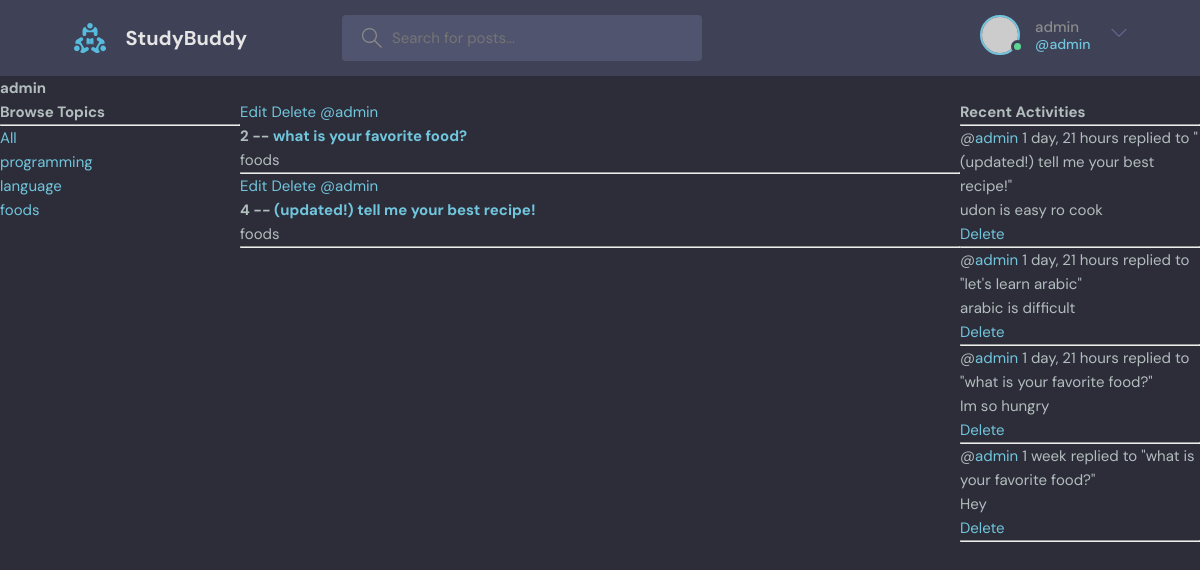
Screenshot of /profile/1 (signed in) with the database file from the repository.
### base/models.py (models this page shows, shortened)
class Topic(models.Model):
    name = models.CharField(max_length=100)

class Room(models.Model):
    host = models.ForeignKey(User, on_delete=models.SET_NULL, null=True)
    topic = models.ForeignKey(Topic, on_delete=models.SET_NULL, null=True)
    name = models.CharField(max_length=100)
    description = models.TextField(null=True, blank=True)
    participants = models.ManyToManyField(User, related_name='participants', blank=True)
    updated = models.DateTimeField(auto_now=True)
    created = models.DateTimeField(auto_now_add=True)
    class Meta:
        ordering = ['-updated', '-created'] # descending order
    def __str__(self):
        return self.name

class Message(models.Model):
    user = models.ForeignKey(User, on_delete=models.CASCADE)  # one-to-many relationship
    room = models.ForeignKey(Room, on_delete=models.CASCADE)  # one-to-many relationship
    body = models.TextField()
    updated = models.DateTimeField(auto_now=True)
    created = models.DateTimeField(auto_now_add=True)
    class Meta:
        ordering = ['-updated', '-created'] # descending order
    def __str__(self):
        return self.body[0:50]  # returns only first 50 characters

### base/views.py (the view)
# urls.py: path('profile/<str:pk>', views.user_profile, name='user-profile'),
def user_profile(request, pk):
    user = User.objects.get(id=pk)
    rooms = user.room_set.all()
    room_messages = user.message_set.all()
    topics = Topic.objects.all()
    context = {'user': user, 'rooms': rooms, 'room_messages': room_messages, 'topics': topics}
    return render(request, 'base/profile.html', context)

### base/templates/base/profile.html (shortened to what this page needs)
{% extends 'main.html' %}
{% block content %}
    <h1>{{user.username}}</h1>
    <div class="profile-container">
        <div>
            {% include 'base/topics_component.html' %}
        </div>
        <div>
            {% include 'base/feed_component.html' %}
        </div>
        <div>
            {% include 'base/activity_component.html' %}
        </div>
    </div>
{% endblock content %}

### templates/navbar.html (shortened to what this page needs)
{% load static %}
<header class="header header--loggedIn">
    <div class="container">
      <a href="{% url 'home' %}" class="header__logo">
        <img src="{% static 'images/logo.svg' %}" />
        <h1>StudyBuddy</h1>
      </a>
      <form class="header__search" method="GET" action="{% url 'home' %}">
        <label>
          <input  name="q" placeholder="Search for posts..." />
        </label>
      </form>
      <nav class="header__menu">
        {% if request.user.is_authenticated %}
        <div class="header__user">
          <a href="profile.html">
            <div class="avatar avatar--medium active">
              <img src="https://randomuser.me/api/portraits/men/37.jpg" />
            </div>
            <p>{{request.user.username}} <span>@{{request.user.username}}</span></p>
          </a>
          <button class="dropdown-button">
            <svg version="1.1" xmlns="http://www.w3.org/2000/svg" width="32" height="32" viewBox="0 0 32 32">
              <title>chevron-down</title>
              <path d="M16 21l-13-13h-3l16 16 16-16h-3l-13 13z"></path>
            </svg>
          </button>
        </div>
        {% else %}
        <a href="{% url 'login' %}">
          <img src="{% static 'images/avatar.svg' %}" />
          <p>Login</p>
        </a>
        {% endif %}
      </nav>
    </div>
  </header>

### base/templates/base/topics_component.html
<h3>Browse Topics</h3>
<hr>
<div>
    <a href="{% url 'home' %}">All</a>
</div>
{% for topic in topics %}
    <div>
        <a href="{% url 'home' %}?q={{topic.name}}">{{topic.name}}</a>
    </div>
{% endfor %}

### base/templates/base/feed_component.html
{% for room in rooms %}
<div>
    {% if request.user == room.host %}
        <a href="{% url 'update-room' room.id %}">Edit</a>
        <a href="{% url 'delete-room' room.id %}">Delete</a>
    {% endif %}
    <a href="{% url 'user-profile' room.host.id %}">@{{room.host.username}}</a>
    <h5>
        {{room.id}} -- <a href="{% url 'room' room.id %}">{{room.name}}</a>
    </h5>
    <small>{{room.topic.name}}</small>
    <hr>
</div>
{% endfor %}

### base/templates/base/activity_component.html
<h3>Recent Activities</h3>
<hr>
{% for message in room_messages %}
    <div>
        <small>@<a href="{% url 'user-profile' message.user.id %}">{{message.user}}</a> {{message.created | timesince}}</small>
        <small>replied to "{{message.room}}"</small>
        <p>{{message}}</p>
        {% if request.user == message.user %}
        <a href="{% url 'delete-message' message.id %}">Delete</a>
        {% endif %}
        <hr>
    </div>
{% endfor %}

### static/styles/style.css (style rules this page uses)
:root { --color-main: #71c6dd; --color-main-light: #e1f6fb; --color-dark: #3f4156; --color-dark-medium: #51546e; --color-dark-light: #696d97; --color-light: #e5e5e5; --color-gray: #8b8b8b; --color-light-gray: #b2bdbd; --color-bg: #2d2d39; --color-success: #5dd693; --color-error: #fc4b0b; }
* { font-family: "DM Sans", -apple-system, BlinkMacSystemFont, "Segoe UI", Roboto, Oxygen, Ubuntu, Cantarell, "Open Sans", "Helvetica Neue", sans-serif; margin: 0; padding: 0; box-sizing: border-box; text-rendering: optimizeLegibility; font-size: inherit; }
html { font-size: 56.25%; }
@media only screen and (min-width: 1200px) { html { font-size: 62.5%; } }
body { line-height: 1.6; font-weight: 400; font-size: 1.5rem; color: var(--color-light-gray); background-color: var(--color-bg); min-height: 100vh; }
img { width: 100%; }
a { display: inline-block; color: var(--color-main); text-decoration: none; }
.container { max-width: 120rem; width: 90%; margin: auto; }
.avatar { position: relative; display: inline-block; border-radius: 50%; border: 2px solid var(--color-main); }
.avatar img { display: block; border-radius: 50%; object-fit: cover; object-position: center; }
.avatar::after { content: ""; display: block; position: absolute; background-color: var(--color-gray); z-index: 111; border-radius: 50%; border: 0.3rem solid var(--color-dark); }
.avatar.active::after { background-color: var(--color-success); }
.avatar.avatar--medium img { width: 3.6rem; height: 3.6rem; border-radius: 50%; }
.avatar.avatar--medium:after { width: 0.7rem; height: 0.7rem; bottom: 0px; right: -6px; }
.header { padding: 1.5rem; background-color: var(--color-dark); }
.header > .container { display: flex; gap: 9.5rem; }
.header__logo, .header__user { display: flex; gap: 2rem; align-items: center; }
.header__logo > img { height: 3.2rem; width: 3.2rem; }
.header__logo > h1 { font-weight: 700; font-size: 2rem; color: var(--color-light); }
.header__search > label { background-color: var(--color-dark-medium); padding: 1.3rem 1rem; display: flex; align-items: center; gap: 1rem; border-radius: 4px; }
.header__search svg { fill: var(--color-gray); width: 2rem; height: 2rem; margin-left: 1rem; }
.header__search input { width: 30rem; background: transparent; border: none; outline: none; color: var(--color-light); }
.header__menu { margin-left: auto; position: relative; }
.header__menu a { display: flex; gap: 1.5rem; align-items: center; font-weight: 500; text-decoration: none; color: var(--color-gray); }
.header__menu img { height: 3.6rem; }
.header__menu p { line-height: 1.2; }
.header__menu span { color: var(--color-main); font-weight: 500; font-size: 1.4rem; display: block; }
.header__menu svg { width: 1.6rem; height: 1.6rem; fill: var(--color-dark-light); }
.dropdown-button { background: transparent; border: 0; outline: 0; cursor: pointer; }

### base/templates/base/profile.html (style rules this page uses)
.profile-container { display: grid; grid-template-columns: 1fr 3fr 1fr; }

### rows the page displays
Topic: name "programming"
Topic: name "language"
Topic: name "foods"
Room: shows "Edit", host.username "admin", id "2", name "what is your favorite food?", topic.name "foods"
Room: shows "Edit", host.username "admin", id "4", name "(updated!) tell me your best recipe!", topic.name "foods"
Message: user "admin", created "1 day, 21 hours", room "(updated!) tell me your best recipe!", body "udon is easy ro cook", shows "Delete"
Message: user "admin", created "1 day, 21 hours", room "let's learn arabic", body "arabic is difficult", shows "Delete"
Message: user "admin", created "1 day, 21 hours", room "what is your favorite food?", body "Im so hungry", shows "Delete"
Message: user "admin", created "1 week", room "what is your favorite food?", body "Hey", shows "Delete"

### other values shown
{{ request.user.username }} "admin"
{{ user.username }} "admin"
